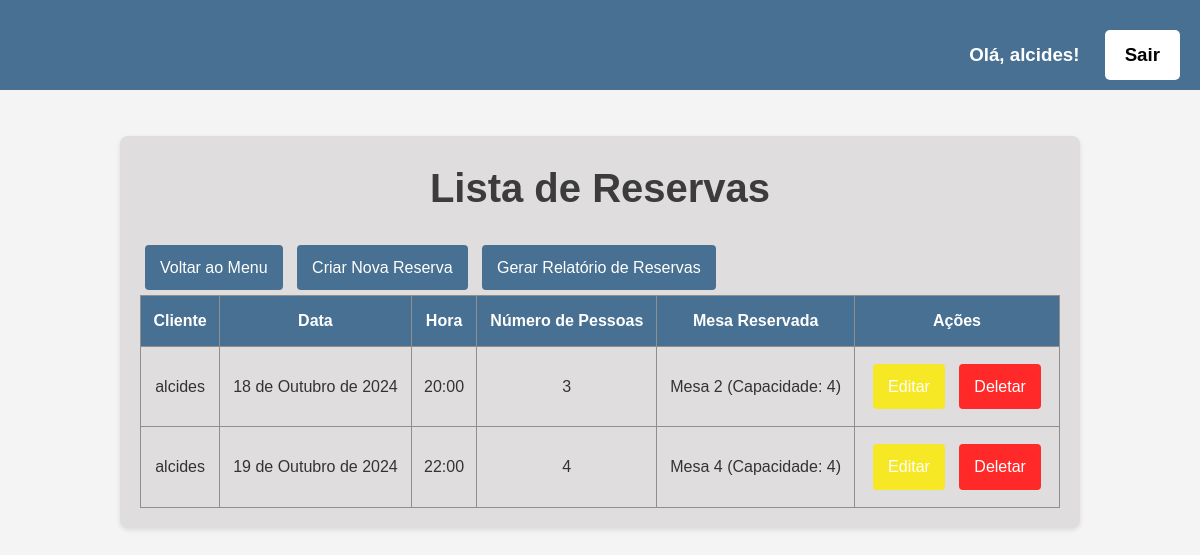
/reservas/ (signed in), run on the app's committed database.
### core/models.py (models this page shows, shortened)
class Reserva(models.Model):
    cliente = models.ForeignKey(Cliente, on_delete=models.CASCADE)  # Relaciona a reserva com o cliente
    mesa = models.ForeignKey(Mesa, on_delete=models.CASCADE)  # Relaciona a reserva com a mesa
    data_reserva = models.DateField()
    hora_reserva = models.TimeField()
    num_pessoas = models.IntegerField()

class Cliente(models.Model):
    user = models.OneToOneField(User, on_delete=models.CASCADE)
    telefone = models.CharField(max_length=15)

class Mesa(models.Model):
    numero = models.IntegerField(unique=True)  # Número da mesa
    capacidade = models.IntegerField()  # Capacidade da mesa
    def __str__(self):
        return f'Mesa {self.numero} (Capacidade: {self.capacidade})'

### core/views.py (the view)
# urls.py: path('reservas/', views.lista_reservas, name='lista_reservas'),
@login_required
def lista_reservas(request):
    reservas = Reserva.objects.all()
    return render(request, 'core/reservas/lista_reservas.html', {'reservas': reservas})

### core/templates/core/reservas/lista_reservas.html (shortened to what this page needs)
{% extends 'core/base.html' %}
{% block content %}
<head>
    {% load static %}
    <link rel="stylesheet" href="{% static 'css/lista.css' %}">
</head>
<div class="container">
    <h1>Lista de Reservas</h1>
    <a href="{% url 'menu' %}" class="button">Voltar ao Menu</a>
    <a href="{% url 'criar_reserva' %}" class="button">Criar Nova Reserva</a>
    <a href="{% url 'gerar_relatorio_reservas' %}" target="_blank" class="button">Gerar Relatório de Reservas</a>
    <table>
        <thead>
            <tr>
                <th>Cliente</th>
                <th>Data</th>
                <th>Hora</th>
                <th>Número de Pessoas</th>
                <th>Mesa Reservada</th>
                <th>Ações</th>
            </tr>
        </thead>
        <tbody>
            {% for reserva in reservas %}
            <tr>
                <td>{{ reserva.cliente.user.username }}</td>
                <td>{{ reserva.data_reserva }}</td>
                <td>{{ reserva.hora_reserva }}</td>
                <td>{{ reserva.num_pessoas }}</td>
                <td>{{ reserva.mesa }}</td>
                <td>
                    <a href="{% url 'editar_reserva' reserva.id %}" class="button-editar">Editar</a>
                    <a href="{% url 'deletar_reserva' reserva.id %}" class="button-deletar">Deletar</a>
                </td>
            </tr>
            {% empty %}
            <tr>
                <td colspan="5">Nenhuma reserva encontrada.</td>
            </tr>
            {% endfor %}
        </tbody>
    </table>
</div>
{% endblock %}

### core/templates/core/base.html (shortened to what this page needs)
<!DOCTYPE html>
<html lang="pt-BR">
<head>
    {% load static %}
    <link rel="stylesheet" href="{% static 'css/styles.css' %}">
</head>
<body>
    <header>
        <form align="right">
                {% if user.is_authenticated%}
                <h3>Olá, {{ user.username}}!
                    <a href="{% url 'logout' %}" class="menu-button1"  >
                        Sair
                    </a>
                </h3>
            {% else %}
            <a href="{% url 'login' %}" class="menu-button1"  >
                Acessar
            </a>
            {%endif %}
        </form>
    </header>
        {% block content %}
        {% endblock %}
</body>
</html>

### core/static/css/styles.css (style rules this page uses)
* { margin: 0; padding: 0; box-sizing: border-box; }
body { font-family: 'Arial', sans-serif; line-height: 1.6; background-color: #f0faff; color: #333333; }
header { background: #477092; color: #ffffff; padding: 10px 20px; text-align: center; }
h1 { font-size: 2.5em; color: rgb(60, 60, 60); margin-bottom: 0px; }

### core/static/css/lista.css (style rules this page uses)
* { margin: 0; padding: 0; box-sizing: border-box; }
body { font-family: Arial, sans-serif; background-color: #f4f4f4; color: #333; }
.container { width: 80%; margin: 20px auto; padding: 20px; background-color: #dfdddd; border-radius: 8px; box-shadow: 0 2px 5px rgba(0, 0, 0, 0.1); }
h1 { font-size: 2.5em; margin-bottom: 20px; text-align: center; }
table { width: 100%; border-collapse: collapse; }
table th, table td { padding: 12px; text-align: center; border: 1px solid #8f8f8f; }
table th { background: #477092; color: white; }
.button { display: inline-block; padding: 10px 15px; margin: 5px; color: white; background: #477092; border: none; border-radius: 4px; text-decoration: none; transition: background-color 0.3s; }
.button-editar { display: inline-block; padding: 10px 15px; margin: 5px; color: rgb(255, 255, 255); background: #f6e824; border: none; border-radius: 4px; text-decoration: none; transition: background-color 0.3s; }
.button-deletar { display: inline-block; padding: 10px 15px; margin: 5px; color: rgb(255, 255, 255); background: #ff2929; border: none; border-radius: 4px; text-decoration: none; transition: background-color 0.3s; }
form { margin-top: 20px; }

### core/templates/core/base.html (style rules this page uses)
.menu-button1 { display: inline-block; margin-left: 20px; padding: 10px 20px; background: #ffffff; color: #000000; text-decoration: none; border-radius: 5px; transition: background 0.3s, transform 0.3s; z-index: 1; }

### data on the page
Reserva: cliente.user.username "alcides", data_reserva "18 de Outubro de 2024", hora_reserva "20:00", num_pessoas "3", mesa "Mesa 2 (Capacidade: 4)"
Reserva: cliente.user.username "alcides", data_reserva "19 de Outubro de 2024", hora_reserva "22:00", num_pessoas "4", mesa "Mesa 4 (Capacidade: 4)"

### other printed values
{{ user.username }} "alcides"
